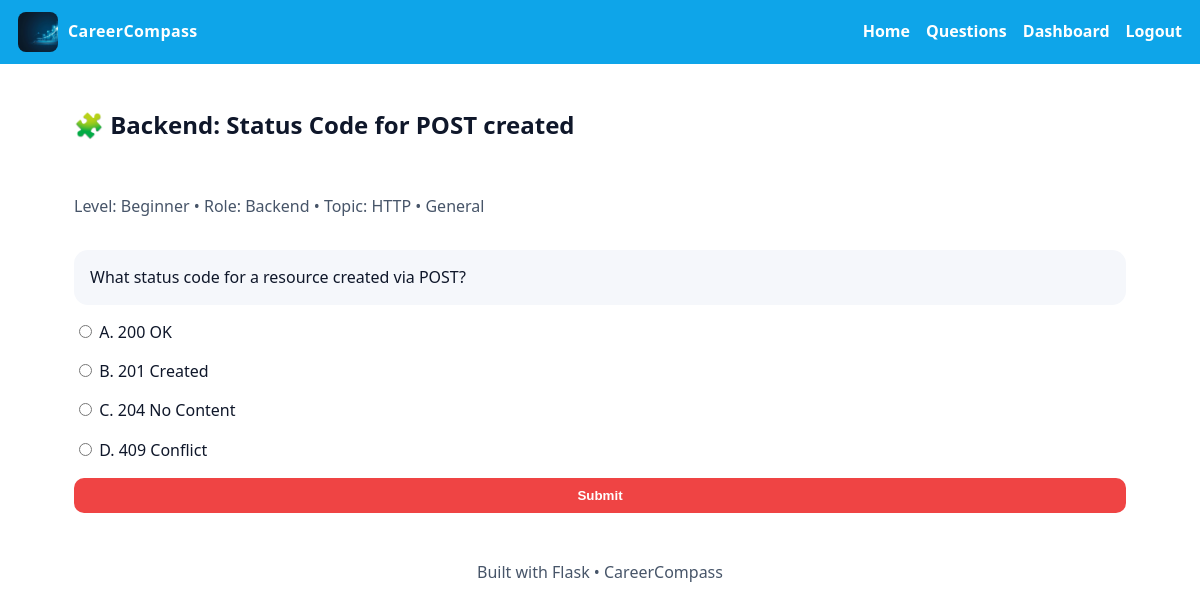
Screenshot of /question/6 (signed in) with the database file from the repository.
### models.py (models this page shows)
class Question(db.Model):
    id = db.Column(db.Integer, primary_key=True)
    title = db.Column(db.String(200), nullable=False)
    body = db.Column(db.Text, nullable=False)
    type = db.Column(db.String(20), default="mcq")       # "mcq" or "short"
    level = db.Column(db.String(32), default="Beginner")  # Beginner/Intermediate/Expert
    role = db.Column(db.String(64), default="SDE")        # SDE, Backend, Data Analyst, etc.
    topic = db.Column(db.String(64), default="Arrays")
    company = db.Column(db.String(64), default="General")
    option_a = db.Column(db.Text)
    option_b = db.Column(db.Text)
    option_c = db.Column(db.Text)
    option_d = db.Column(db.Text)
    correct_option = db.Column(db.String(1))
    answer = db.Column(db.Text)
    keyword = db.Column(db.String(64))
    explanation = db.Column(db.Text)

### app.py (the view, shortened to what this page needs)
@app.route("/question/<int:qid>", methods=["GET", "POST"])
@login_required
def question_detail(qid: int):
    q = Question.query.get_or_404(qid)
    explanation_shown = False
    correct = None
    submitted = None
    return render_template("question_detail.html", q=q, submitted=submitted, correct=correct, explanation_shown=explanation_shown, title=q.title)

### app.py (called while the page is built)
@login_manager.user_loader
def load_user(user_id: str) -> Optional[User]:
    return User.query.get(int(user_id))

@app.before_request
def ensure_db_seeded():
    db.create_all()
    seed_if_empty()

### models.py (called while the page is built, shortened)
def seed_if_empty():
    if Question.query.first():
        return

### templates/question_detail.html (shortened to what this page needs)
{% extends "base.html" %}
{% block content %}
<div class="container stack">
  <h2>🧩 {{ q.title }}</h2>
  <p class="muted">Level: {{ q.level }} • Role: {{ q.role }} • Topic: {{ q.topic }} • {{ q.company }}</p>
  <div class="section">{{ q.body }}</div>
  <form method="POST" class="stack">
    {% if q.type == 'mcq' %}
      <label><input type="radio" name="answer" value="A"> A. {{ q.option_a }}</label>
      <label><input type="radio" name="answer" value="B"> B. {{ q.option_b }}</label>
      <label><input type="radio" name="answer" value="C"> C. {{ q.option_c }}</label>
      <label><input type="radio" name="answer" value="D"> D. {{ q.option_d }}</label>
    {% else %}
      <input name="answer" placeholder="Type your answer...">
    {% endif %}
    <button class="btn btn-cta" type="submit">Submit</button>
  </form>
</div>
{% endblock %}

### static/css/theme.css (style rules this page uses)
:root { --bg:#ffffff; --panel:#f5f7fb; --ink:#0f172a; --muted:#475569; --brand:#0ea5e9; --accent:#ef4444; --info:#2563eb; --good:#16a34a; --warn:#f59e0b; --pink:#db2777; --radius:14px; --gap:14px; }
* { box-sizing:border-box }
html,body { height:100% }
body { margin:0;background:var(--bg);color:var(--ink);font-family:system-ui,-apple-system,Segoe UI,Roboto,"Helvetica Neue",Arial,sans-serif;line-height:1.45 }
.container { max-width:1100px;margin:0 auto;padding:24px }
.stack { display:grid;gap:16px }
.section { background:var(--panel);border-radius:var(--radius);padding:16px }
.btn { display:inline-block;padding:10px 12px;border-radius:10px;text-decoration:none;font-weight:800;border:none;cursor:pointer }
.btn-cta { background:var(--accent);color:#fff }
input,select,textarea,button { padding:10px;border-radius:10px;border:1px solid #e5e7eb;color:inherit;background:#fff }
.muted { color:var(--muted) }

### rows the page displays
Question: title "Backend: Status Code for POST created", level "Beginner", role "Backend", topic "HTTP", company "General", body "What status code for a resource created via POST?", option_a "200 OK", option_b "201 Created", option_c "204 No Content", option_d "409 Conflict"
